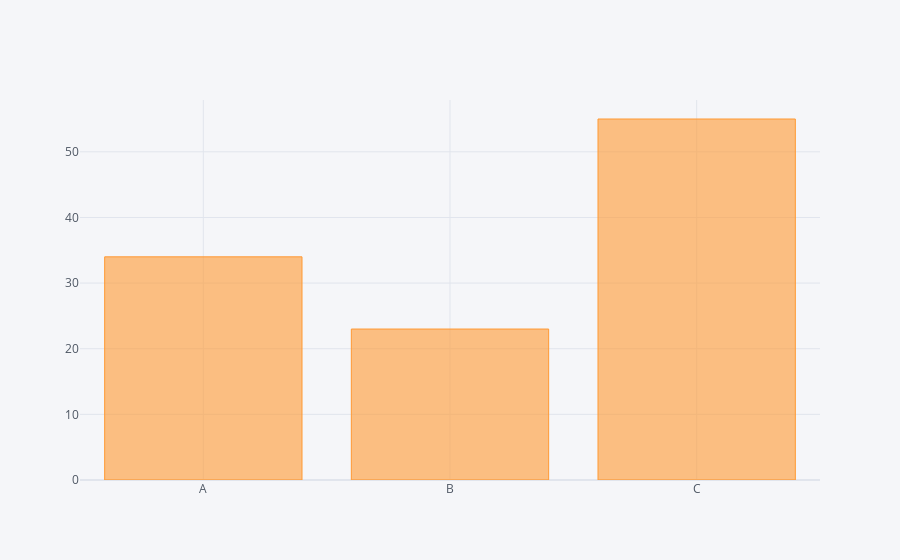

Notebook code cell kept with this figure:
### Code cell
df2.iplot(kind='bar',x='category',y='values')

### Figure 1 — Plotly figure (JSON) as saved in the notebook; plotly's stock layout.template omitted (floating-point values rounded to 4 significant figures)
{"data": [{"marker": {"color": "rgba(255, 153, 51, 0.6)", "line": {"color": "rgba(255, 153, 51, 1.0)", "width": 1}}, "name": "values", "orientation": "v", "text": "", "type": "bar", "x": ["A", "B", "C"], "y": [34, 23, 55]}], "layout": {"autosize": true, "legend": {"bgcolor": "#F5F6F9", "font": {"color": "#4D5663"}}, "paper_bgcolor": "#F5F6F9", "plot_bgcolor": "#F5F6F9", "title": {"font": {"color": "#4D5663"}}, "xaxis": {"autorange": true, "gridcolor": "#E1E5ED", "range": [-0.5, 2.5], "showgrid": true, "tickfont": {"color": "#4D5663"}, "title": {"font": {"color": "#4D5663"}, "text": ""}, "type": "category", "zerolinecolor": "#E1E5ED"}, "yaxis": {"autorange": true, "gridcolor": "#E1E5ED", "range": [0, 57.89], "showgrid": true, "tickfont": {"color": "#4D5663"}, "title": {"font": {"color": "#4D5663"}, "text": ""}, "type": "linear", "zerolinecolor": "#E1E5ED"}}}
